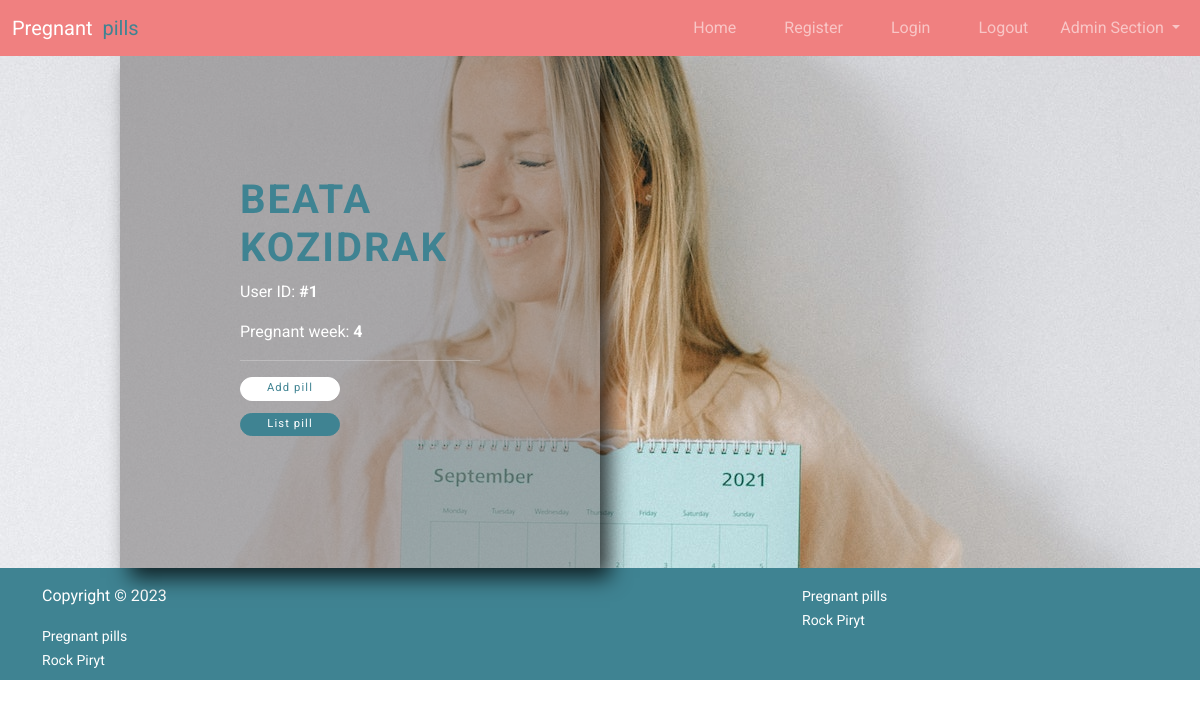
The app's page /pregnant-user/user (signed in) with its own data.
### pregnant_pills_app/models.py (models this page shows, shortened)
class User(UserMixin,db.Model):
    __tablename__ = 'users'
    __table_args__ = {'extend_existing': True}
    id = db.Column(db.Integer, primary_key=True)
    name = db.Column(db.Text, nullable=False)
    surname = db.Column(db.Text, nullable=False)
    preg_week = db.Column(db.Integer)
    email = db.Column(db.Text, nullable=False, unique=True)
    password = db.Column(db.String(100))
    pills = db.relationship('Pill', backref='user', lazy='dynamic')

### pregnant_pills_app/users/views.py (the view)
@users_blueprint.route('/user')
@login_required
def user_info():
    return render_template('user.html', html_current_user=current_user)

### pregnant_pills_app/users/views.py (called while the page is built)
@login_manager.user_loader
def load_user(user_id):
    return User.query.get(int(user_id)) #add current_user.id to cookie

### pregnant_pills_app/users/templates/users/user.html
{% extends 'base.html' %}
{% block content %}
    <div class="content">
        <div class="user">
            <span class="title">
                <h1>{{ html_current_user.name }} {{ html_current_user.surname }}</h1>
            </span>
            <p>User ID: <b>#{{ html_current_user.id }}</b></p>
            <p>Pregnant week: <b>{{ html_current_user.preg_week }}</b></p>
            <hr>
            <a class="btn btn-primary btn-sm btn_user_info" role="button" href="{{ url_for('pills.add_pill', user_primary_key=html_current_user.id) }}">Add pill</a>
            <br>
            <a class="btn btn-primary btn-sm btn_add_pill" role="button" href="{{ url_for('pills.list_pill', user_primary_key=html_current_user.id) }}">List pill</a>
        </div>
    </div>
{% endblock %}

### pregnant_pills_app/static/css/style.css (style rules this page uses)
body { font-family: 'Roboto', sans-serif; }
.title h1 { color: rgb(63, 131, 146); text-transform: uppercase; font-weight: bold; letter-spacing: 2px; }
.content { background-image: url("../files/img/user/user.jpg"); background-repeat: no-repeat; background-attachment: fixed; background-position: center; }
.user { position: relative; padding: 10%; top: 0%; left: 10%; max-width: 40%; height: auto; background-color: rgba(106, 103, 103, 0.5); -webkit-box-shadow: 10px 10px 20px 0px rgba(0,0,0,0.75); -moz-box-shadow: 10px 10px 20px 0px rgba(0,0,0,0.75); box-shadow: 10px 10px 20px 0px rgba(0,0,0,0.75); color:white; }
.btn_user_info { transition: all 0.5s ease-in-out; font-size: 0.7em; letter-spacing: 0.1em; padding: 1%; margin-top: 0%; border-radius: 50px; background: white; color: rgb(63, 131, 146); border-color: white; width: 10%; min-width: 100px; margin-bottom: 5%; }
.btn_add_pill { transition: all 0.5s ease-in-out; font-size: 0.7em; letter-spacing: 0.1em; padding: 1%; margin-top: 0%; border-radius: 50px; background: rgb(63, 131, 146); color: white; border-color: rgb(63, 131, 146); width: 10%; min-width: 100px; margin-bottom: 5%; }

### records on screen
User: name "BEATA", surname "KOZIDRAK", id "1", preg_week "4"
